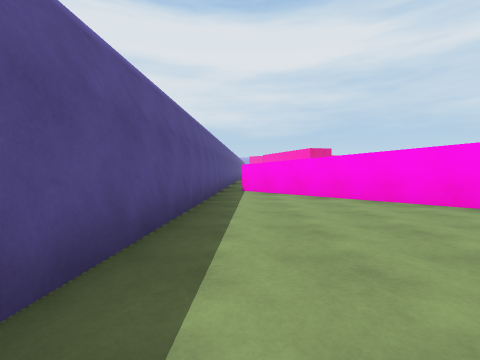
View 1 (above)

20 first-person views from a walk through a 3-D level made in the Unity game engine. The camera is 1.2 m above the floor, tilts 2° down and sees 85° across. The floor is counted in squares, 2 m on a side. Each view is taken from the middle of a square. On the plan, view 1 faces up. The plan holds only what a view shows up to about 9 squares ahead; the rest is blank. The place goes on beyond the plan.

View 2
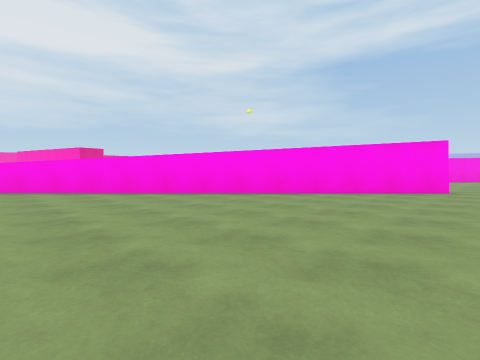

View 3
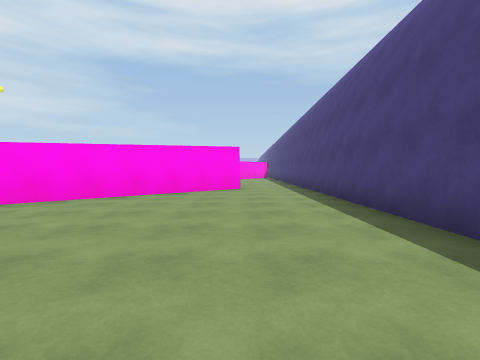

View 4
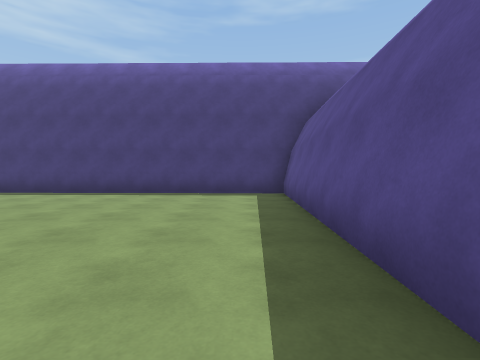

View 5
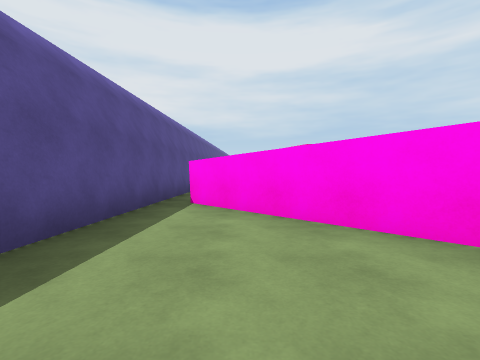

View 6
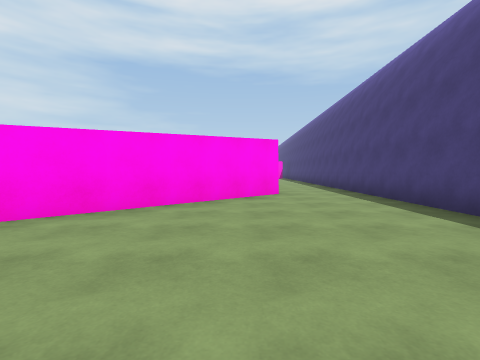

View 7
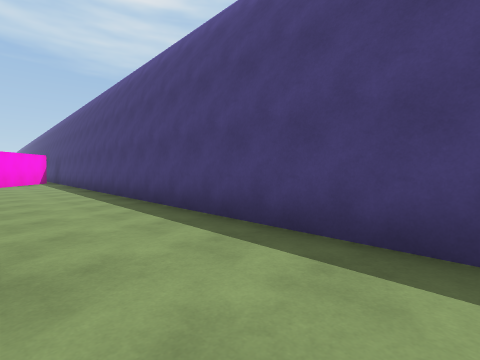

View 8
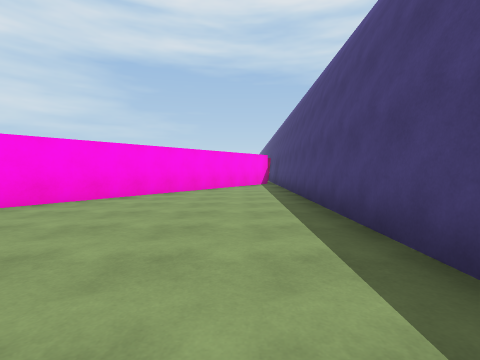

View 9
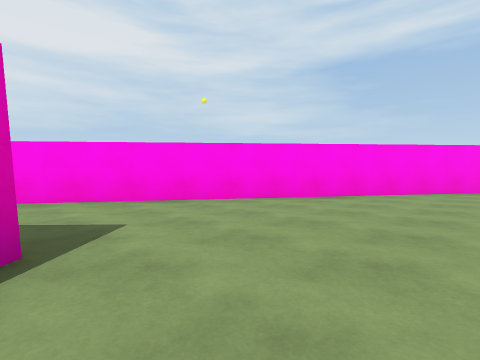

View 10
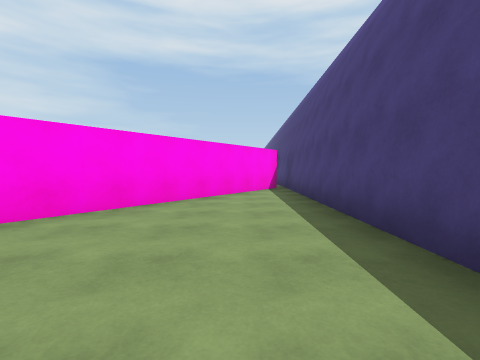

View 11
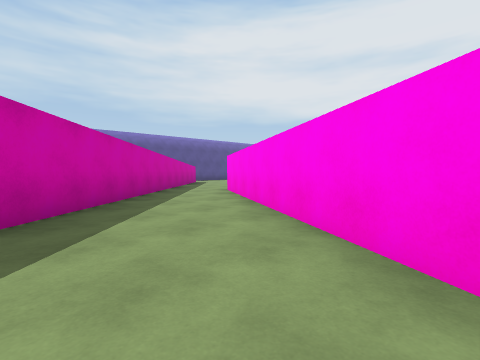

View 12
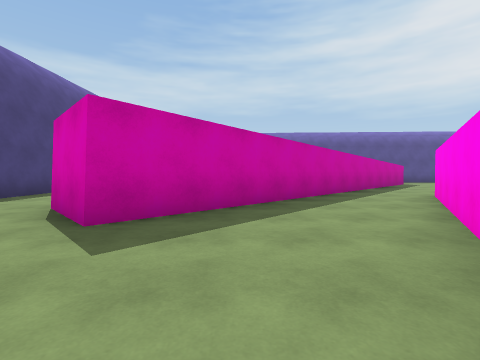

View 13
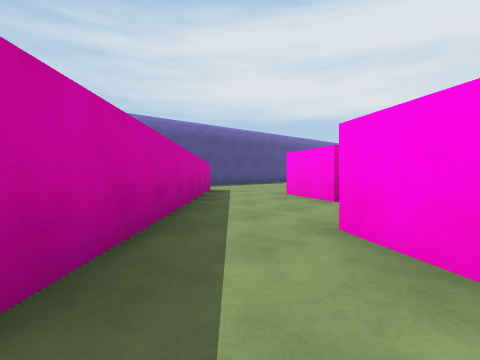

View 14
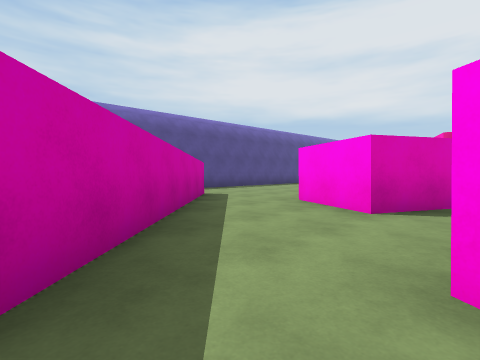

View 15
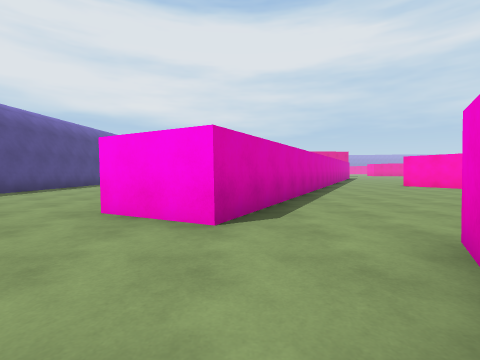

View 16
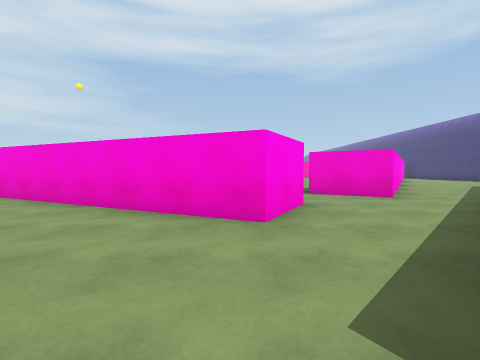

View 17
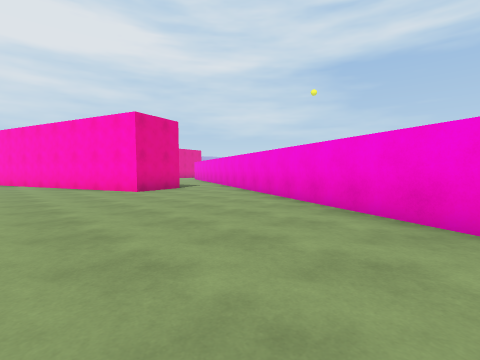

View 18
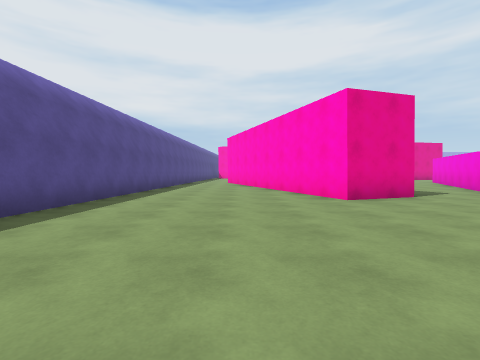

View 19
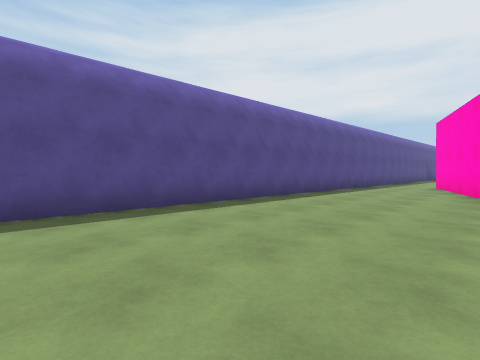

View 20
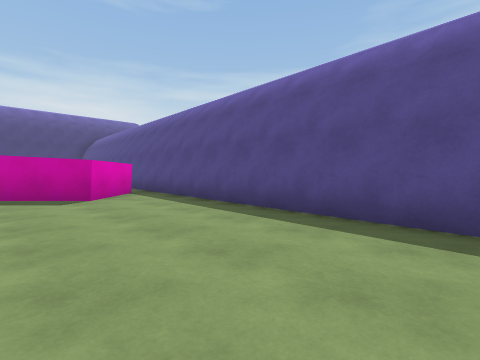

### Floor plan
Points are (right, up) in squares from view 1. A wall is a line through its corners. A room is listed if a view was taken in it or the views show most of it. See-through windows are left out.
Room 1 (views 1, 2, 3, 4, 5, 6, 7)
walls: (8.8, -1) (0, 7.9); (-0.6, 8) (-1.2, -3) (7.5, -3.3)
ways out: opening at (8.5, -2.5) to room 2; gap at (0, 8) to room 3
Room 2 (views 8, 9, 10, 11, 12, 13, 14, 15)
walls: (7.5, -3.3) (22, -3.7); (5.7, 8.9) (4, 9.7); (2.4, 8.2) (10.2, 0.3) (8.8, -1); (22.1, -3.2) (6.8, 6.6) (7.9, 8.2)
ways out: opening at (8.5, -2.5) to room 1; opening at (3.5, 8.5) to room 3; opening at (7, 9)
Room 3 (views 16, 17, 18, 19, 20)
walls: (5.2, 19.3) (2.9, 25.8); (4, 9.7) (7.8, 17.3); (0, 7.9) (1.4, 9.2) (2.4, 8.2); (0.3, 25) (-0.6, 8)
ways out: gap at (0, 8) to room 1; opening at (3.5, 8.5) to room 2; opening at (1.5, 26); opening at (7, 18.7)

Where each view was taken, in squares from view 1:
view 1: 0 up, 0 right, facing up
view 2: 2 down, 0 right, facing up-right
view 3: 1 down, 0 right, facing right
view 4: 4 up, 0 right, facing down
view 5: 3 up, 1 right, facing up
view 6: 0 up, 2 right, facing right
view 7: 1 down, 7 right, facing down-right
view 8: 2 down, 10 right, facing right
view 9: 2 down, 10 right, facing up-right
view 10: 2 down, 13 right, facing right
view 11: 1 up, 13 right, facing up-left
view 12: 2 up, 13 right, facing left
view 13: 4 up, 8 right, facing up-left
view 14: 5 up, 7 right, facing up-left
view 15: 6 up, 6 right, facing up
view 16: 10 up, 1 right, facing right
view 17: 12 up, 2 right, facing up-right
view 18: 14 up, 3 right, facing up
view 19: 16 up, 4 right, facing up-left
view 20: 15 up, 3 right, facing down-left
